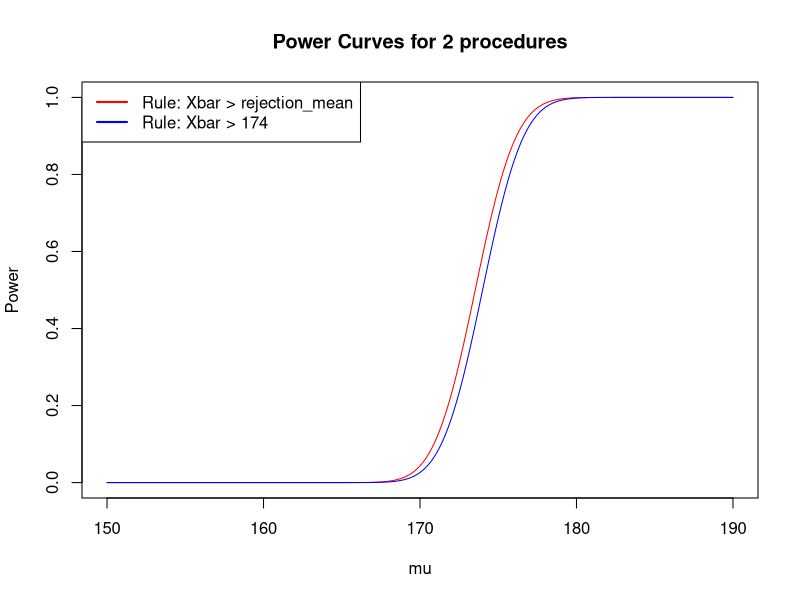
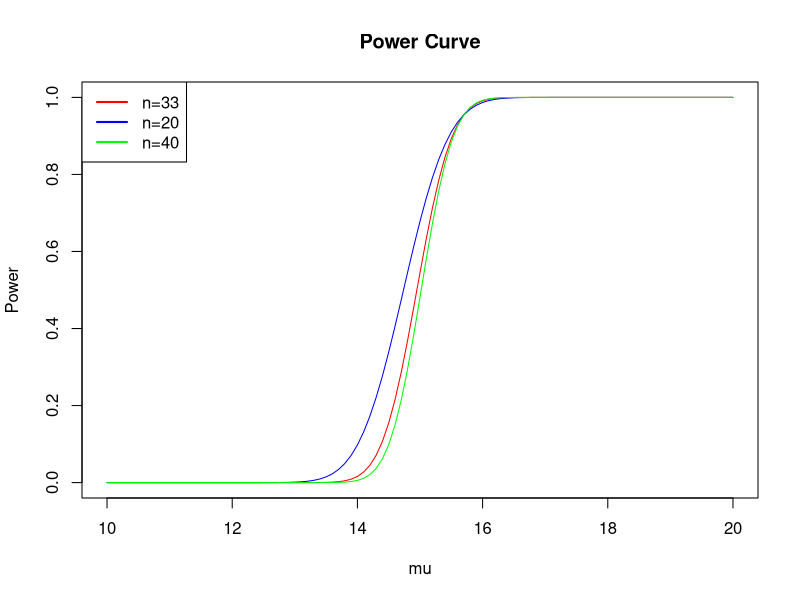

Recreate these plots in R, in order.
## ---- chunk 1
knitr::opts_chunk$set(echo = TRUE)
## ---- chunk 2
# 1. Consider the Introductory Example 1 of the Module07 slides.
# (a) Test the Engineer’s hypothesis. Clearly show all the seven steps of the testing of
# hypothesis problem.

iron <- c(170, 167, 174, 179, 179, 156, 163, 156, 187, 156,
183, 179, 174, 179, 170, 156, 187, 179, 183, 174, 187, 167, 159, 170, 179)

sample_mean <- mean(iron)
sample_sd <- sd(iron)
n <- length(iron)
n

cat("
1. Parameter of interest is the mean of the Brinell hardness of the iron
2-3. H0: mu = 170
   HA: mu > 170
'the mean Brinell hardness of all such ductile iron pieces is greater than 170'
Choose alpha = .05
Use standard t-test because the sample size is less than 30
")

#4. test statistic for 1-sided t-test: xbar - mu0 / (s/sqrt(n))
test_statistic <- (sample_mean - 170) / (sample_sd / sqrt(n))
cat("4. Test statistic of data:", test_statistic)

#5-6 p-value of test statistic
pvalue <- pt(test_statistic, n-1, lower.tail = FALSE)
rejection <- qt(1 - .05, n-1)
cat("5. The rejection region for an alpha of 0.05 is when the test statistic >", rejection)
cat("6. P-value of test statistic:", pvalue)

#Conclusion
cat("7. The p-value of the data is calculated to be", pvalue, "> .05, therefore we
    fail to reject the null hypothesis, and conclude that the mean Brinell hardness
    is equal to 170")

# (b) Suppose we decided to use a different test: Reject H0 when Xbar > 174. (See page
# 14 of the slide.). Compute the P(Type I Error) (= alpha for this test.)

# 1 - P(Xbar < 174)
#pnorm = probability that Xbar is less than 174 if the population mean is 170.
alpha <- 1 - pnorm(174,170,sample_sd/sqrt(n)) 
cat("Probability of a Type I Error for rejection rule Xbar > 174:", alpha)

# (c) Compute P(Type II Error) for this test, when mu = 172. (That is, compute Beta(172).

#pnorm = probability that Xbar is less than or equal to 174 if the true mean is 172
beta <- pnorm(174,172,sample_sd/sqrt(n))
cat("The probability of type 2 error for rejection rule Xbar > 174, when mu=172:", beta)

# (d) Compute the alpha and Beta(172) for the test used in part (a).

cat("The alpha of part a was defined to be .05, therefore the probability of a 
    Type I error is simply 0.05.")

rejection_mean <- 170 + rejection * (sample_sd/sqrt(n))
rejection_mean
A_beta <- pnorm(rejection_mean,172,sample_sd/sqrt(n))
cat("The probability of type 2 error for rejection rule Xbar >",rejection_mean,"when mu=172:", A_beta)

# (e) Plot the power curves of the two testing procedures and compare.

#Power curve is plotted by plotting the values of Power(mu) vs various values of mu.
mu <- seq(150,190,0.1)
plot(mu, 1 - pnorm(rejection_mean, mu, sample_sd/sqrt(n)),
     type = "l", col = "red",
     xlab = "mu", ylab = "Power",
     main = "Power Curves for 2 procedures")
lines(mu, 1 - pnorm(174, mu, sample_sd/(sqrt(n))),
      col = "blue")
legend("topleft", legend = c("Rule: Xbar > rejection_mean", "Rule: Xbar > 174"),
       col = c("red", "blue"), lwd = 2)

cat("Red is better because the power is higher at more instances of mu.")
## ---- chunk 3
# 2. Consider the Introductory Example 2 of the Module07 slides.
# (a) Test the Biologist’s hypothesis. Clearly show all the seven steps of the testing of
# hypothesis problem.

heights <- c(11.5, 11.8, 15.7, 16.1, 14.1, 10.5, 15.2, 19.0, 12.8, 12.4, 19.2, 13.5,
16.5, 13.5, 14.4, 16.7, 10.9, 13.0,15.1, 17.1, 13.3, 12.4, 8.50, 14.3,
12.9, 11.1, 15.0, 13.3, 15.8, 13.5,9.30, 12.2, 10.3)
sample_mean <- mean(heights)
sample_sd <- sd(heights)
n <- length(heights)
mu <- 15.7

cat("
1. Parameter of interest is the mean height of the sunflower seedlings.
2-3. H0: mu = 15.7
   HA: mu < 15.7
Choose alpha = .05
Use standard t-test
")

#4. test statistic for 1-sided t-test: xbar - mu0 / (s/sqrt(n))
test_statistic <- (sample_mean - mu) / (sample_sd / sqrt(n))
cat("4. Test statistic:", test_statistic)

# Step 5-6: p-value and rejection region
p_value <- pt(test_statistic, df = n - 1)
rejection <- qt(0.05, df = n - 1)
cat("5. The rejection region for alpha = 0.05 is when the test statistic <", rejection)
cat("6. P-value of test statistic:", p_value)

cat("7. the pvalue of 3.174244e-05 is much less than the chosen alpha of .05, therefore
    there is enoughs supporting evidence to reject the null hypothesis and suggest
    that the mean height of all sunflower seeds is less than 15.7cm")

# (b) Plot the power curve.
mus <- seq(10, 20, by = 0.1)
rejection_mean <-  mu + rejection * (sample_sd/sqrt(n))
rejection_mean_20 <-  mu + rejection * sample_sd / sqrt(20)
rejection_mean_40 <-  mu + rejection * sample_sd / sqrt(40)

plot(mus, 1 - pnorm(rejection_mean, mus, sample_sd/sqrt(n)),
     type = "l", col = "red",
     xlab = "mu", ylab = "Power",
     main = "Power Curve")
lines(mus, 1 - pnorm(rejection_mean_20, mus, sample_sd / sqrt(20)),
      col="blue")
lines(mus, 1 - pnorm(rejection_mean_40, mus, sample_sd / sqrt(40)),
      col="green")
legend("topleft", legend = c("n=33", "n=20", "n=40"),
       col = c("red", "blue","green"), lwd = 2)
# (c) Compare the above power curve to the power curves one would get for sample
# sizes 20 or 40.

cat("Green is the best, with the steepest slope that reaches max power the fastest.
    Which is a sample size = 40. has the highest power across the range of true 
    means, higher sample size is better for power.")


